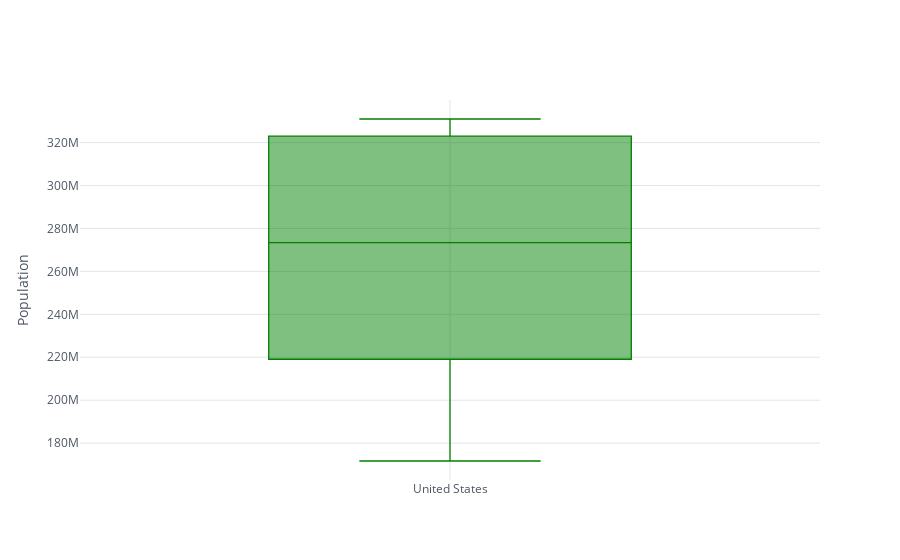

The code cell stored with this chart in its notebook:
### Markdown cell above
## Single Boxplot

### Code cell
df_population['United States'].iplot(kind='box', color='green', 
                                     yTitle='Population')

### Figure 1 — Plotly figure (JSON) as saved in the notebook; plotly's stock layout.template omitted (floating-point values rounded to 4 significant figures)
{"data": [{"boxpoints": false, "line": {"width": 1.3}, "marker": {"color": "rgba(0, 128, 0, 1.0)"}, "name": "United States", "orientation": "v", "type": "box", "y": [171685336, 186720571, 199733676, 209513341, 219081251, 229476354, 240499825, 252120309, 265163745, 281710909, 294993511, 309011475, 320878310, 323015995, 325084756, 327096265, 329064917, 331002651]}], "layout": {"legend": {"bgcolor": "#FFFFFF", "font": {"color": "#4D5663"}}, "paper_bgcolor": "#FFFFFF", "plot_bgcolor": "#FFFFFF", "title": {"font": {"color": "#4D5663"}}, "xaxis": {"gridcolor": "#E1E5ED", "showgrid": true, "tickfont": {"color": "#4D5663"}, "title": {"font": {"color": "#4D5663"}, "text": ""}, "zerolinecolor": "#E1E5ED"}, "yaxis": {"gridcolor": "#E1E5ED", "showgrid": true, "tickfont": {"color": "#4D5663"}, "title": {"font": {"color": "#4D5663"}, "text": "Population"}, "zerolinecolor": "#E1E5ED"}}}
